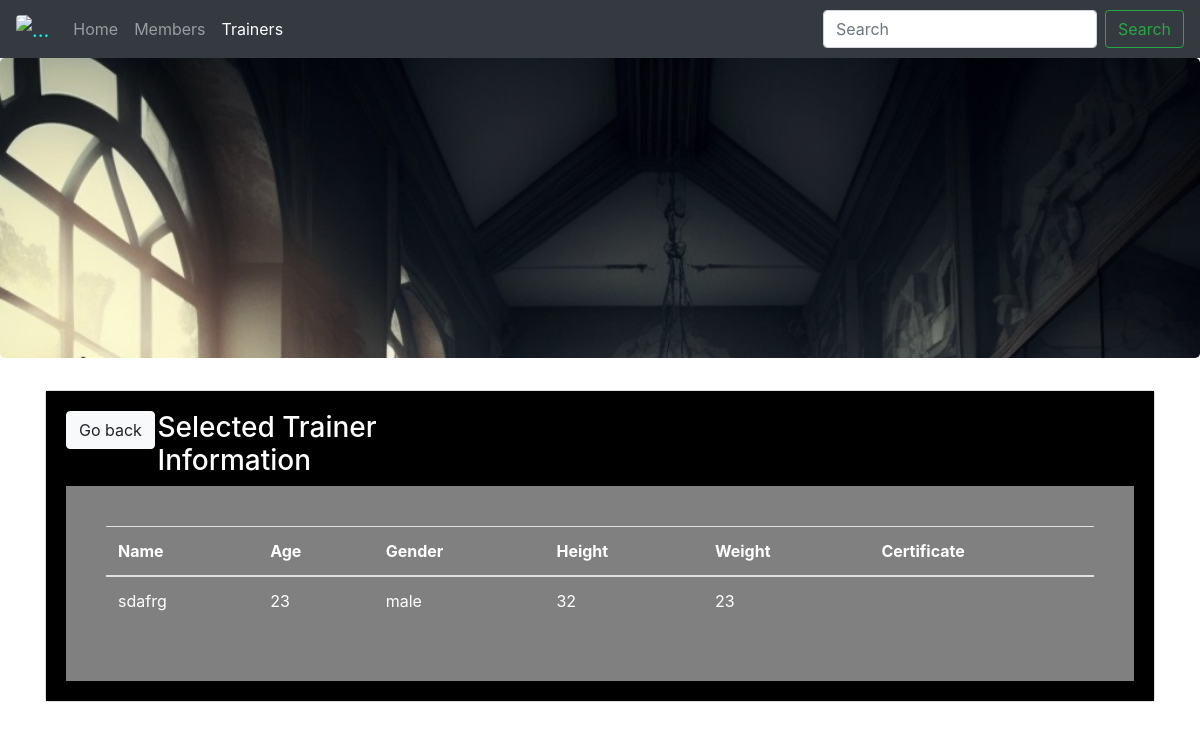
/project/traineru.php?id=105, run on the app's committed database.
### tables this page shows
CREATE TABLE IF NOT EXISTS `trainer` (
  `Trainer_id` int(20) NOT NULL AUTO_INCREMENT,
  `password` varchar(32) NOT NULL,
  `approve` varchar(4) NOT NULL DEFAULT 'NO',
  `username` varchar(20) NOT NULL,
  `age` int(11) NOT NULL,
  `gender` varchar(6) NOT NULL,
  `height` int(11) NOT NULL,
  `weight` int(11) NOT NULL,
  `file` varchar(25) NOT NULL,
  PRIMARY KEY (`Trainer_id`)
);

### project/traineru.php (the view, shortened to what this page needs)
<!DOCTYPE html>
<?php include("func.php");
if(isset($_SERVER['HTTP_REFERER'])) {
    $previous_page = $_SERVER['HTTP_REFERER'];}
?>
<html>
<head>
	 <link rel="stylesheet" href="https://maxcdn.bootstrapcdn.com/bootstrap/4.0.0-beta/css/bootstrap.min.css">
</head>
<body>
    <nav class="navbar navbar-expand-lg navbar-dark bg-dark">
  <a class="navbar-brand" href="admin-panel.php" style="color: cyan"> <img  class="rounded" alt="..." src="images/logo.jpg" width="30px"></a>
  <div class="collapse navbar-collapse" id="navbarSupportedContent">
    <ul class="navbar-nav mr-auto">
      <li class="nav-item ">
        <a class="nav-link" href="user.php">Home <span class="sr-only">(current)</span></a>
      </li>
      <li class="nav-item">
        <a class="nav-link" href="member_details.php">Members</a>
      </li>
      <li class="nav-item active">
        <a class="nav-link" href="Trainer.php">Trainers</a>
      </li>
    </ul>
    <form class="form-inline my-2 my-lg-0">
      <input class="form-control mr-sm-2" type="search" placeholder="Search" aria-label="Search">
      <button class="btn btn-outline-success my-2 my-sm-0" type="submit">Search</button>
    </form>
  </div>
</nav>
<div class="jumbotron" style="background: url('images/2.jpg') no-repeat;background-size: cover;height: 300px;"></div>
 <div class="container">
<div class="card">
     <div class="card-body" style="background-color:black;color:white;">
         <div class="row">
             <div class="col-md-1">
  	<?php echo "<a href=\"$previous_page\" class='btn btn-light '>Go back </a>";?>
             </div>
             <div class="col-md-3"><h3> Selected Trainer Information</h3></div>
             <div class="col-md-8">
         </div></div>
     <div class="card-body" style="background-color:grey;color:#ffffff;">
         <div class="card-body">
    <table class="table table-hover">
        <thead>
     <tr>
			 <th>Name</th>
			 <th>Age</th>
			 <th>Gender</th>
			 <th>Height</th>
			 <th>Weight</th>
       <th>Certificate
     </th>
        </tr>
        </thead>
        <tbody>
          <?php
          global $con;
					if (isset($_GET['id'])) {
 							$id = $_GET['id'];}
           $query="select * from trainer where approve='yes' and Trainer_id={$id}";
           $result=mysqli_query($con,$query);
					 while ($row=mysqli_fetch_array($result)){
								$name=$row ['username'];
					 $age=$row['age'];
					 $gender=$row['gender'];
					 $height=$row['height'];
					 $weight=$row['weight'];
						 echo "<tr>
							 <td>$name</td>
									 <td>$age</td>
									 <td>$gender</td>
								 <td>$height</td>
				 <td>$weight</td>";
               }
                   ?>
        </tbody>
    </table>
     </div>
    </div>
    </div>
    </div>
    </body>
</html>

### data on the page
trainer: username "sdafrg", age "23", gender "male", height "32", weight "23"
